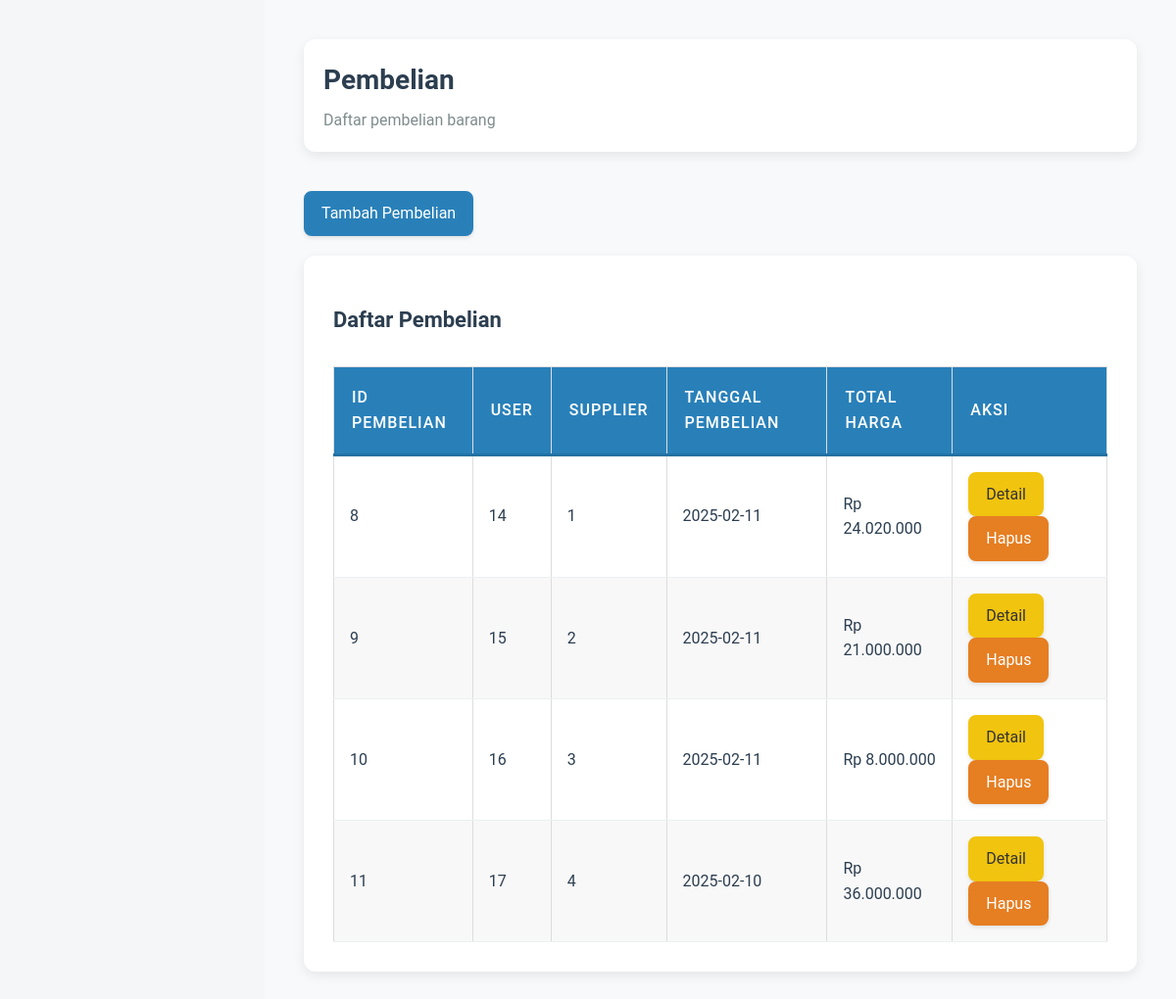
/pembelian.php (signed in), run on the app's committed database.
### tables this page shows
CREATE TABLE `pembelian` (
  `id_pembelian` int(12) NOT NULL,
  `id_user` int(12) NOT NULL,
  `id_supplier` int(12) NOT NULL,
  `tanggal_pembelian` date NOT NULL,
  `total_harga` int(24) NOT NULL
);

### pembelian.php (the view, shortened to what this page needs)
<?php
include 'config.php';
$query = $koneksi->query("SELECT * FROM pembelian");
?>
<!DOCTYPE html>
<html lang="id">
<head>
    <link rel="stylesheet" href="style.css">
</head>
<body>
    <div class="dashboard-container">
        <div class="dashboard-header">
            <h1>Pembelian</h1>
            <p>Daftar pembelian barang</p>
        </div>
        <div style="margin-bottom: 20px;">
            <a href="fungsi/tambah_pembelian.php" class="btn-tambah">Tambah Pembelian</a>
        </div>
        <div class="activity-section">
            <h2>Daftar Pembelian</h2>
            <div class="activity-table">
                <table>
                    <thead>
                        <tr>
                            <th>ID Pembelian</th>
                            <th>User</th>
                            <th>Supplier</th>
                            <th>Tanggal Pembelian</th>
                            <th>Total Harga</th>
                            <th>Aksi</th>
                        </tr>
                    </thead>
                    <tbody>
                        <?php while($row = $query->fetch_assoc()): ?>
                        <tr>
                            <td><?= htmlspecialchars($row['id_pembelian']) ?></td>
                            <td><?= htmlspecialchars($row['id_user']) ?></td>
                            <td><?= htmlspecialchars($row['id_supplier']) ?></td>
                            <td><?= htmlspecialchars($row['tanggal_pembelian']) ?></td>
                            <td><?= 'Rp ' . number_format($row['total_harga'], 0, ',', '.') ?></td>
                            <td>
                                <a href="detail_pembelian.php?id=<?= $row['id_pembelian'] ?>" class="btn-edit">Detail</a>
                                <a href="fungsi/hapus_pembelian.php?id=<?= $row['id_pembelian'] ?>" class="btn-hapus" onclick="return confirm('Apakah Anda yakin ingin menghapus?')">Hapus</a>
                            </td>
                        </tr>
                        <?php endwhile; ?>
                    </tbody>
                </table>
            </div>
        </div>
    </div>
</body>
</html>

### style.css (style rules this page uses)
body { margin: 0; font-family: 'Roboto', sans-serif; background-color: #f4f6f8; color: #333; line-height: 1.6; }
.dashboard-container, .container, .supplier-container { margin-left: 270px; padding: 40px; background-color: #f8f9fa; min-height: 100vh; transition: margin-left 0.3s ease; }
table { width: 100%; border-collapse: collapse; margin-top: 30px; transition: all 0.3s ease; }
table th, table td { padding: 18px; border: 1px solid #ddd; text-align: left; }
table th { background-color: #2980b9; color: #fff; text-transform: uppercase; letter-spacing: 1px; }
table tr:nth-child(even) { background-color: #f8f8f8; }
.btn-simpan, .btn-batal, .btn-tambah, .btn-edit, .btn-hapus { padding: 12px 20px; border: none; border-radius: 8px; color: #fff; font-size: 16px; cursor: pointer; transition: background 0.3s, transform 0.2s; margin-right: 10px; box-shadow: 0 2px 4px rgba(0, 0, 0, 0.1); }
.btn-tambah { background-color: #2980b9; color: #ffffff; border: 2px solid #2980b9; border-radius: 8px; padding: 8px 16px; font-size: 16px; text-decoration: none; display: inline-block; transition: all 0.3s ease; box-shadow: 0 2px 4px rgba(0,0,0,0.1); }
.btn-edit { background-color: #f1c40f; color: #333; border: 2px solid #f1c40f; border-radius: 8px; padding: 8px 16px; font-size: 16px; text-decoration: none; display: inline-block; transition: all 0.3s ease; box-shadow: 0 2px 4px rgba(0,0,0,0.1); }
.btn-hapus { background-color: #e67e22; color: #fff; border: 2px solid #e67e22; border-radius: 8px; padding: 8px 16px; font-size: 16px; text-decoration: none; display: inline-block; transition: all 0.3s ease; box-shadow: 0 2px 4px rgba(0,0,0,0.1); }
.dashboard-container { margin-left: 270px; padding: 40px; background-color: #f8f9fa; min-height: 100vh; }
.dashboard-header { margin-bottom: 40px; padding: 20px; background: #ffffff; border-radius: 12px; box-shadow: 0 4px 12px rgba(0, 0, 0, 0.08); }
.dashboard-header h1 { color: #2c3e50; font-size: 28px; margin: 0; display: flex; align-items: center; gap: 10px; }
.dashboard-header p { color: #7f8c8d; margin: 5px 0 0; font-size: 16px; }
.activity-section { background: #ffffff; border-radius: 12px; box-shadow: 0 4px 12px rgba(0, 0, 0, 0.08); padding: 30px; }
.activity-section h2 { color: #2c3e50; margin-bottom: 25px; font-size: 22px; display: flex; align-items: center; gap: 10px; }
.activity-table table { width: 100%; border-collapse: collapse; }
.activity-table th { background-color: #2980b9; color: white; padding: 18px; text-align: left; font-weight: 500; border-bottom: 3px solid #2471a3; }
.activity-table td { padding: 16px; border-bottom: 1px solid #ecf0f1; color: #2c3e50; }

### data on the page
pembelian: id_pembelian "8", id_user "14", id_supplier "1", tanggal_pembelian "2025-02-11", total_harga "24.020.000"
pembelian: id_pembelian "9", id_user "15", id_supplier "2", tanggal_pembelian "2025-02-11", total_harga "21.000.000"
pembelian: id_pembelian "10", id_user "16", id_supplier "3", tanggal_pembelian "2025-02-11", total_harga "8.000.000"
pembelian: id_pembelian "11", id_user "17", id_supplier "4", tanggal_pembelian "2025-02-10", total_harga "36.000.000"
